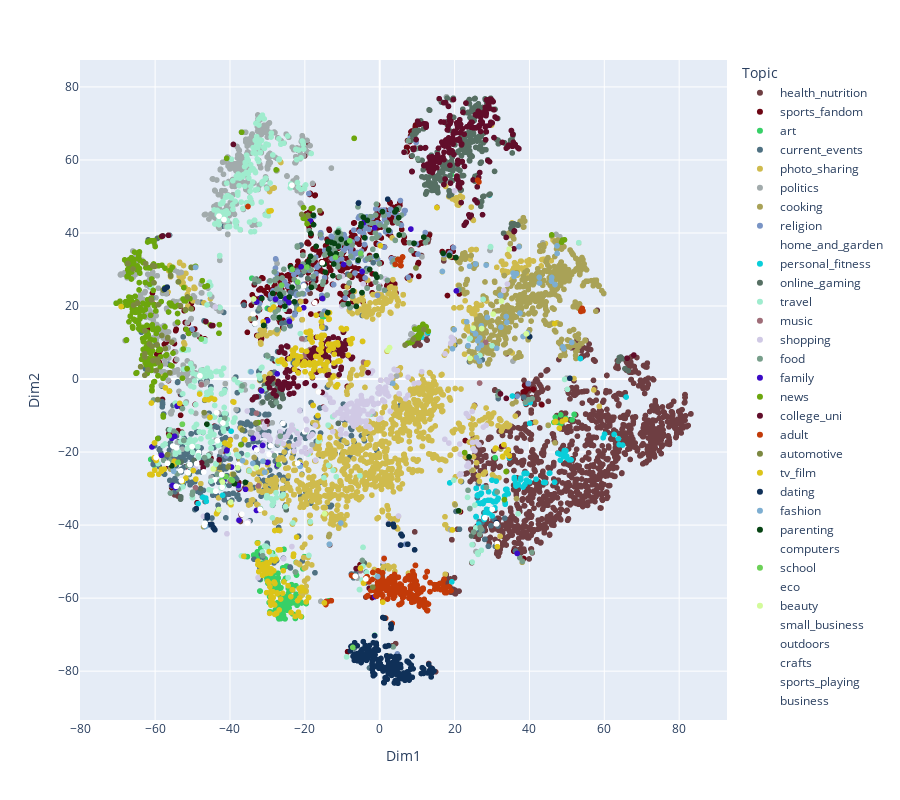

Source (notebook cell):
### Code cell
#Let's create an interactive visualization using plotly based on the customer topics which we assumed earlier

import plotly.express as px
import random
# convert the t-SNE results to a DataFrame
tsne_df = pd.DataFrame(data = tsne_results, columns = ['Dim1', 'Dim2'])

# add the county names to this DataFrame
tsne_df['Topic'] = df['topic'].values

topic_counts = df['topic'].value_counts()


# Get the top 75% topics by count
top_topics = topic_counts.index[:round(len(df['topic'].unique())*0.75)]

# Create a dictionary to map topic to color
color_map = {topic: 'white' if topic not in top_topics else "#{:06x}".format(random.randint(0, 0xFFFFFF)) for topic in tsne_df['Topic'].unique() if topic != 'white'}

# Create an interactive plot and color the points based on the color map
fig = px.scatter(tsne_df, x='Dim1', y='Dim2', hover_data=['Topic'], color='Topic', color_discrete_map=color_map)

# Set the height of the plot to elongate it
fig.update_layout(height=800)

# Show the plot
fig.show()

### Figure 1 — Plotly figure (JSON) as saved in the notebook; plotly's stock layout.template omitted (floating-point values rounded to 4 significant figures; data arrays with more than 128 entries replaced by an {"elided": "..."} marker saying what was removed)
{"data": [{"customdata": {"elided": "1272x1 str values"}, "hovertemplate": "Topic=%{customdata[0]}<br>Dim1=%{x}<br>Dim2=%{y}<extra></extra>", "legendgroup": "health_nutrition", "marker": {"color": "#6e3e42", "symbol": "circle"}, "mode": "markers", "name": "health_nutrition", "showlegend": true, "type": "scattergl", "x": {"elided": "1272 float values"}, "xaxis": "x", "y": {"elided": "1272 float values"}, "yaxis": "y"}, {"customdata": {"elided": "471x1 str values"}, "hovertemplate": "Topic=%{customdata[0]}<br>Dim1=%{x}<br>Dim2=%{y}<extra></extra>", "legendgroup": "sports_fandom", "marker": {"color": "#6d0513", "symbol": "circle"}, "mode": "markers", "name": "sports_fandom", "showlegend": true, "type": "scattergl", "x": {"elided": "471 float values"}, "xaxis": "x", "y": {"elided": "471 float values"}, "yaxis": "y"}, {"customdata": {"elided": "150x1 str values"}, "hovertemplate": "Topic=%{customdata[0]}<br>Dim1=%{x}<br>Dim2=%{y}<extra></extra>", "legendgroup": "art", "marker": {"color": "#37d067", "symbol": "circle"}, "mode": "markers", "name": "art", "showlegend": true, "type": "scattergl", "x": {"elided": "150 float values"}, "xaxis": "x", "y": {"elided": "150 float values"}, "yaxis": "y"}, {"customdata": {"elided": "507x1 str values"}, "hovertemplate": "Topic=%{customdata[0]}<br>Dim1=%{x}<br>Dim2=%{y}<extra></extra>", "legendgroup": "current_events", "marker": {"color": "#4f7182", "symbol": "circle"}, "mode": "markers", "name": "current_events", "showlegend": true, "type": "scattergl", "x": {"elided": "507 float values"}, "xaxis": "x", "y": {"elided": "507 float values"}, "yaxis": "y"}, {"customdata": {"elided": "1254x1 str values"}, "hovertemplate": "Topic=%{customdata[0]}<br>Dim1=%{x}<br>Dim2=%{y}<extra></extra>", "legendgroup": "photo_sharing", "marker": {"color": "#cfbb4d", "symbol": "circle"}, "mode": "markers", "name": "photo_sharing", "showlegend": true, "type": "scattergl", "x": {"elided": "1254 float values"}, "xaxis": "x", "y": {"elided": "1254 float values"}, "yaxis": "y"}, {"customdata": {"elided": "549x1 str values"}, "hovertemplate": "Topic=%{customdata[0]}<br>Dim1=%{x}<br>Dim2=%{y}<extra></extra>", "legendgroup": "politics", "marker": {"color": "#a2abac", "symbol": "circle"}, "mode": "markers", "name": "politics", "showlegend": true, "type": "scattergl", "x": {"elided": "549 float values"}, "xaxis": "x", "y": {"elided": "549 float values"}, "yaxis": "y"}, {"customdata": {"elided": "604x1 str values"}, "hovertemplate": "Topic=%{customdata[0]}<br>Dim1=%{x}<br>Dim2=%{y}<extra></extra>", "legendgroup": "cooking", "marker": {"color": "#a9a257", "symbol": "circle"}, "mode": "markers", "name": "cooking", "showlegend": true, "type": "scattergl", "x": {"elided": "604 float values"}, "xaxis": "x", "y": {"elided": "604 float values"}, "yaxis": "y"}, {"customdata": {"elided": "154x1 str values"}, "hovertemplate": "Topic=%{customdata[0]}<br>Dim1=%{x}<br>Dim2=%{y}<extra></extra>", "legendgroup": "religion", "marker": {"color": "#7994c5", "symbol": "circle"}, "mode": "markers", "name": "religion", "showlegend": true, "type": "scattergl", "x": {"elided": "154 float values"}, "xaxis": "x", "y": {"elided": "154 float values"}, "yaxis": "y"}, {"customdata": [["home_and_garden"], ["home_and_garden"], ["home_and_garden"], ["home_and_garden"], ["home_and_garden"], ["home_and_garden"], ["home_and_garden"], ["home_and_garden"], ["home_and_garden"], ["home_and_garden"], ["home_and_garden"], ["home_and_garden"]], "hovertemplate": "Topic=%{customdata[0]}<br>Dim1=%{x}<br>Dim2=%{y}<extra></extra>", "legendgroup": "home_and_garden", "marker": {"color": "white", "symbol": "circle"}, "mode": "markers", "name": "home_and_garden", "showlegend": true, "type": "scattergl", "x": [-33.79, -20.04, -48.36, -27.83, -53.8, -53.78, -37.63, -32.88, -3.136, -29.17, -44.13, 31.39], "xaxis": "x", "y": [17.77, -14.45, -20.14, -20.58, -29.64, -29.66, -23.37, -16.02, -52.96, -18.29, -27.62, -45.04], "yaxis": "y"}, {"customdata": [["personal_fitness"], ["personal_fitness"], ["personal_fitness"], ["personal_fitness"], ["personal_fitness"], ["personal_fitness"], ["personal_fitness"], ["personal_fitness"], ["personal_fitness"], ["personal_fitness"], ["personal_fitness"], ["personal_fitness"], ["personal_fitness"], ["personal_fitness"], ["personal_fitness"], ["personal_fitness"], ["personal_fitness"], ["personal_fitness"], ["personal_fitness"], ["personal_fitness"], ["personal_fitness"], ["personal_fitness"], ["personal_fitness"], ["personal_fitness"], ["personal_fitness"], ["personal_fitness"], ["personal_fitness"], ["personal_fitness"], ["personal_fitness"], ["personal_fitness"], ["personal_fitness"], ["personal_fitness"], ["personal_fitness"], ["personal_fitness"], ["personal_fitness"], ["personal_fitness"], ["personal_fitness"], ["personal_fitness"], ["personal_fitness"], ["personal_fitness"], ["personal_fitness"], ["personal_fitness"], ["personal_fitness"], ["personal_fitness"], ["personal_fitness"], ["personal_fitness"], ["personal_fitness"], ["personal_fitness"], ["personal_fitness"], ["personal_fitness"], ["personal_fitness"], ["personal_fitness"], ["personal_fitness"], ["personal_fitness"], ["personal_fitness"], ["personal_fitness"], ["personal_fitness"], ["personal_fitness"], ["personal_fitness"], ["personal_fitness"], ["personal_fitness"], ["personal_fitness"], ["personal_fitness"], ["personal_fitness"], ["personal_fitness"], ["personal_fitness"], ["personal_fitness"], ["personal_fitness"], ["personal_fitness"], ["personal_fitness"], ["personal_fitness"], ["personal_fitness"], ["personal_fitness"], ["personal_fitness"], ["personal_fitness"], ["personal_fitness"], ["personal_fitness"], ["personal_fitness"], ["personal_fitness"], ["personal_fitness"], ["personal_fitness"], ["personal_fitness"], ["personal_fitness"], ["personal_fitness"], ["personal_fitness"], ["personal_fitness"], ["personal_fitness"], ["personal_fitness"], ["personal_fitness"], ["personal_fitness"], ["personal_fitness"], ["personal_fitness"], ["personal_fitness"], ["personal_fitness"], ["personal_fitness"], ["personal_fitness"], ["personal_fitness"], ["personal_fitness"], ["personal_fitness"], ["personal_fitness"], ["personal_fitness"], ["personal_fitness"], ["personal_fitness"], ["personal_fitness"], ["personal_fitness"], ["personal_fitness"], ["personal_fitness"], ["personal_fitness"]], "hovertemplate": "Topic=%{customdata[0]}<br>Dim1=%{x}<br>Dim2=%{y}<extra></extra>", "legendgroup": "personal_fitness", "marker": {"color": "#09ceda", "symbol": "circle"}, "mode": "markers", "name": "personal_fitness", "showlegend": true, "type": "scattergl", "x": [34.1, 38.99, 45.44, 33.39, 30.72, 27.89, 27.29, 31.46, 26.46, 30.95, -41.98, 28.96, 65.83, 29.36, 25.77, 25.72, 49.92, 38.58, 27.01, 31.11, 31.63, 37.07, 26.89, 50.58, -46.47, 51.12, 40.0, 29.04, 37.69, 26.2, 33.37, 43.8, 28.25, 49.73, 27.67, 30.78, 49.1, 31.0, 36.41, 29.97, 33.99, 33.53, 30.39, 38.86, 26.1, 38.29, 35.98, 40.2, 29.66, -47.27, 48.24, 26.88, 44.21, 19.27, 11.23, 46.7, 64.88, 28.96, 30.56, 47.62, 49.33, 60.07, -46.33, 30.31, 39.28, 27.62, 35.46, 18.71, 53.61, 62.62, -48.53, 63.78, 63.97, 26.3, 40.06, 33.52, 30.73, 26.28, 29.19, 28.54, 34.26, 29.08, 25.77, 30.82, 30.39, 33.66, 45.33, 41.77, 38.8, 49.26, 25.77, 39.32, 30.91, 28.06, 48.14, 50.11, 27.17, -39.7, 30.03, 59.69, 37.6, 12.89, 36.31, 27.85, 49.75, 34.64, 35.98, 39.19], "xaxis": "x", "y": [-31.04, -6.602, -25.74, -32.03, -35.41, -38.46, -33.91, -33.11, -39.72, -33.63, -31.84, -35.78, -4.928, 50.38, -29.94, -37.65, -21.1, -25.88, -31.32, -27.96, -32.65, -28.99, -34.08, -22.13, -32.6, -22.14, -28.16, -36.65, -27.13, -31.97, -32.02, -28.31, -36.58, -21.02, -29.66, -35.25, -21.26, -30.7, -29.3, -27.69, -30.22, -33.96, -33.55, -25.77, -31.83, -29.58, -26.98, -6.428, -33.24, -32.39, -22.22, -31.63, -28.34, -55.54, 11.46, -28.26, -18.08, -33.2, -33.53, -20.36, -19.57, -15.08, -33.48, -35.54, -27.7, -34.1, -4.649, -28.44, 5.617, -15.17, -34.12, -16.39, -17.97, -33.96, -12.14, -34.28, -31.28, -31.7, -36.37, -35.68, -31.41, -30.87, -37.77, -31.34, -33.67, -30.23, -25.82, -27.43, -28.87, -19.83, -29.91, -25.87, -31.29, -33.38, -20.6, -21.71, -31.27, -14.29, -37.47, -16.08, -27.63, 12.7, -28.53, -37.78, -19.66, -21.59, -27.42, -27.73], "yaxis": "y"}, {"customdata": {"elided": "321x1 str values"}, "hovertemplate": "Topic=%{customdata[0]}<br>Dim1=%{x}<br>Dim2=%{y}<extra></extra>", "legendgroup": "online_gaming", "marker": {"color": "#566f63", "symbol": "circle"}, "mode": "markers", "name": "online_gaming", "showlegend": true, "type": "scattergl", "x": {"elided": "321 float values"}, "xaxis": "x", "y": {"elided": "321 float values"}, "yaxis": "y"}, {"customdata": {"elided": "402x1 str values"}, "hovertemplate": "Topic=%{customdata[0]}<br>Dim1=%{x}<br>Dim2=%{y}<extra></extra>", "legendgroup": "travel", "marker": {"color": "#9fecce", "symbol": "circle"}, "mode": "markers", "name": "travel", "showlegend": true, "type": "scattergl", "x": {"elided": "402 float values"}, "xaxis": "x", "y": {"elided": "402 float values"}, "yaxis": "y"}, {"customdata": [["music"], ["music"], ["music"], ["music"], ["music"], ["music"], ["music"], ["music"], ["music"], ["music"], ["music"], ["music"], ["music"], ["music"], ["music"], ["music"], ["music"], ["music"], ["music"], ["music"], ["music"], ["music"], ["music"], ["music"], ["music"], ["music"], ["music"], ["music"], ["music"], ["music"], ["music"], ["music"], ["music"], ["music"], ["music"], ["music"], ["music"], ["music"], ["music"]], "hovertemplate": "Topic=%{customdata[0]}<br>Dim1=%{x}<br>Dim2=%{y}<extra></extra>", "legendgroup": "music", "marker": {"color": "#9f6d78", "symbol": "circle"}, "mode": "markers", "name": "music", "showlegend": true, "type": "scattergl", "x": [-4.316, -49.22, -20.1, -47.65, -20.77, -32.41, 33.0, -15.62, -39.93, -12.69, -5.169, -39.92, 32.97, 33.2, -20.93, -22.05, -18.13, -13.6, -19.41, -8.463, -18.6, -11.92, -25.72, -17.85, -56.48, -17.51, 26.68, -31.33, 28.32, -54.74, -30.21, -15.46, -54.89, -11.57, -56.6, -17.54, -19.85, -32.92, -15.03], "xaxis": "x", "y": [4.632, -29.76, 5.376, -1.583, 11.03, -29.26, -18.22, 5.338, -16.57, 7.552, -52.53, -27.97, -18.28, -18.39, 5.056, 4.73, 6.392, 10.89, 4.876, 9.799, 8.07, 3.66, 7.214, -7.214, -22.95, 4.518, -1.099, -11.73, 10.06, -29.38, -12.47, 14.67, -22.34, 8.325, 10.93, 6.439, 6.747, -9.34, 2.712], "yaxis": "y"}, {"customdata": {"elided": "232x1 str values"}, "hovertemplate": "Topic=%{customdata[0]}<br>Dim1=%{x}<br>Dim2=%{y}<extra></extra>", "legendgroup": "shopping", "marker": {"color": "#d0c9e5", "symbol": "circle"}, "mode": "markers", "name": "shopping", "showlegend": true, "type": "scattergl", "x": {"elided": "232 float values"}, "xaxis": "x", "y": {"elided": "232 float values"}, "yaxis": "y"}, {"customdata": {"elided": "186x1 str values"}, "hovertemplate": "Topic=%{customdata[0]}<br>Dim1=%{x}<br>Dim2=%{y}<extra></extra>", "legendgroup": "food", "marker": {"color": "#779e8a", "symbol": "circle"}, "mode": "markers", "name": "food", "showlegend": true, "type": "scattergl", "x": {"elided": "186 float values"}, "xaxis": "x", "y": {"elided": "186 float values"}, "yaxis": "y"}, {"customdata": [["family"], ["family"], ["family"], ["family"], ["family"], ["family"], ["family"], ["family"], ["family"], ["family"], ["family"], ["family"], ["family"], ["family"], ["family"], ["family"], ["family"], ["family"], ["family"], ["family"], ["family"], ["family"], ["family"], ["family"], ["family"], ["family"], ["family"], ["family"], ["family"], ["family"], ["family"], ["family"], ["family"], ["family"], ["family"], ["family"], ["family"], ["family"], ["family"], ["family"], ["family"], ["family"], ["family"], ["family"], ["family"], ["family"]], "hovertemplate": "Topic=%{customdata[0]}<br>Dim1=%{x}<br>Dim2=%{y}<extra></extra>", "legendgroup": "family", "marker": {"color": "#3a09c6", "symbol": "circle"}, "mode": "markers", "name": "family", "showlegend": true, "type": "scattergl", "x": [-31.56, -4.336, -41.61, -21.24, -18.52, -40.8, -54.78, -1.318, -24.5, -24.12, -27.31, -40.86, -22.01, -29.92, -31.63, 20.47, -15.29, -33.36, -27.84, -54.59, -54.15, -32.84, -55.53, -32.92, -55.46, -4.709, -33.84, 5.57, -39.6, -37.58, -24.25, -25.06, -31.28, 8.321, -58.31, -21.0, 36.73, -55.36, -30.02, -37.76, -60.84, -27.4, -35.85, -1.315, -9.637, -20.31], "xaxis": "x", "y": [-3.263, 42.81, -27.71, -23.69, 43.25, -19.44, -15.67, -59.62, 22.04, 15.79, -23.63, -19.66, 26.47, 16.01, 22.3, 24.14, 22.07, -18.83, 21.86, -29.7, -7.407, 21.13, -16.21, -35.98, -16.05, 29.4, -16.25, -45.48, -24.11, -38.66, 20.94, 21.99, -18.18, 41.07, -20.88, 30.75, -47.76, -29.13, -22.85, -29.14, -18.59, 1.421, -30.21, 41.4, 31.36, 19.53], "yaxis": "y"}, {"customdata": {"elided": "276x1 str values"}, "hovertemplate": "Topic=%{customdata[0]}<br>Dim1=%{x}<br>Dim2=%{y}<extra></extra>", "legendgroup": "news", "marker": {"color": "#6ca60d", "symbol": "circle"}, "mode": "markers", "name": "news", "showlegend": true, "type": "scattergl", "x": {"elided": "276 float values"}, "xaxis": "x", "y": {"elided": "276 float values"}, "yaxis": "y"}, {"customdata": {"elided": "370x1 str values"}, "hovertemplate": "Topic=%{customdata[0]}<br>Dim1=%{x}<br>Dim2=%{y}<extra></extra>", "legendgroup": "college_uni", "marker": {"color": "#610d2a", "symbol": "circle"}, "mode": "markers", "name": "college_uni", "showlegend": true, "type": "scattergl", "x": {"elided": "370 float values"}, "xaxis": "x", "y": {"elided": "370 float values"}, "yaxis": "y"}, {"customdata": {"elided": "210x1 str values"}, "hovertemplate": "Topic=%{customdata[0]}<br>Dim1=%{x}<br>Dim2=%{y}<extra></extra>", "legendgroup": "adult", "marker": {"color": "#c23a08", "symbol": "circle"}, "mode": "markers", "name": "adult", "showlegend": true, "type": "scattergl", "x": {"elided": "210 float values"}, "xaxis": "x", "y": {"elided": "210 float values"}, "yaxis": "y"}, {"customdata": [["automotive"], ["automotive"], ["automotive"], ["automotive"], ["automotive"], ["automotive"], ["automotive"], ["automotive"], ["automotive"], ["automotive"], ["automotive"], ["automotive"], ["automotive"], ["automotive"], ["automotive"], ["automotive"], ["automotive"], ["automotive"], ["automotive"], ["automotive"], ["automotive"], ["automotive"], ["automotive"], ["automotive"], ["automotive"], ["automotive"], ["automotive"], ["automotive"], ["automotive"], ["automotive"], ["automotive"], ["automotive"], ["automotive"], ["automotive"], ["automotive"], ["automotive"], ["automotive"], ["automotive"], ["automotive"], ["automotive"], ["automotive"], ["automotive"], ["automotive"], ["automotive"], ["automotive"], ["automotive"], ["automotive"], ["automotive"], ["automotive"], ["automotive"], ["automotive"], ["automotive"], ["automotive"]], "hovertemplate": "Topic=%{customdata[0]}<br>Dim1=%{x}<br>Dim2=%{y}<extra></extra>", "legendgroup": "automotive", "marker": {"color": "#7c8841", "symbol": "circle"}, "mode": "markers", "name": "automotive", "showlegend": true, "type": "scattergl", "x": [-50.18, -50.37, -51.39, -59.2, -39.05, -56.6, -60.78, -61.92, -36.72, -63.87, -20.84, -64.68, -16.02, -57.86, -60.3, -59.36, -65.9, -51.94, 8.97, -46.9, -53.82, -62.78, -53.26, -60.59, -60.13, -62.73, 9.687, -55.88, -55.53, -61.56, -62.73, -56.07, -62.76, -55.8, -58.23, 6.77, -56.69, -62.51, -59.3, -33.07, -59.49, -40.51, -60.98, -59.69, -59.17, -67.28, -19.05, -1.89, -60.69, -8.051, 11.79, -57.28, -65.77], "xaxis": "x", "y": [30.55, 19.21, 22.49, 20.34, -26.06, 11.35, 8.962, 2.521, -13.94, 3.381, 45.09, 20.8, 46.1, 24.39, 26.36, 5.43, 30.13, 19.01, 10.88, -9.208, 26.62, 6.947, 20.06, 5.051, 30.83, 13.25, 30.42, 28.44, 10.08, 9.597, 6.033, 1.721, 1.028, 28.22, 11.93, 9.305, -20.7, 31.61, -5.63, -12.03, 9.451, -24.08, 21.69, 2.329, 4.515, 31.65, 44.71, -57.0, 31.08, 28.37, 13.57, 8.329, 20.25], "yaxis": "y"}, {"customdata": {"elided": "255x1 str values"}, "hovertemplate": "Topic=%{customdata[0]}<br>Dim1=%{x}<br>Dim2=%{y}<extra></extra>", "legendgroup": "tv_film", "marker": {"color": "#dcc419", "symbol": "circle"}, "mode": "markers", "name": "tv_film", "showlegend": true, "type": "scattergl", "x": {"elided": "255 float values"}, "xaxis": "x", "y": {"elided": "255 float values"}, "yaxis": "y"}, {"customdata": {"elided": "212x1 str values"}, "hovertemplate": "Topic=%{customdata[0]}<br>Dim1=%{x}<br>Dim2=%{y}<extra></extra>", "legendgroup": "dating", "marker": {"color": "#0f3058", "symbol": "circle"}, "mode": "markers", "name": "dating", "showlegend": true, "type": "scattergl", "x": {"elided": "212 float values"}, "xaxis": "x", "y": {"elided": "212 float values"}, "yaxis": "y"}, {"customdata": [["fashion"], ["fashion"], ["fashion"], ["fashion"], ["fashion"], ["fashion"], ["fashion"], ["fashion"], ["fashion"], ["fashion"], ["fashion"], ["fashion"], ["fashion"], ["fashion"], ["fashion"], ["fashion"], ["fashion"], ["fashion"], ["fashion"], ["fashion"], ["fashion"], ["fashion"], ["fashion"], ["fashion"], ["fashion"], ["fashion"], ["fashion"], ["fashion"], ["fashion"], ["fashion"], ["fashion"], ["fashion"], ["fashion"], ["fashion"], ["fashion"], ["fashion"], ["fashion"], ["fashion"], ["fashion"], ["fashion"], ["fashion"], ["fashion"], ["fashion"], ["fashion"], ["fashion"], ["fashion"], ["fashion"], ["fashion"], ["fashion"], ["fashion"], ["fashion"], ["fashion"], ["fashion"], ["fashion"], ["fashion"]], "hovertemplate": "Topic=%{customdata[0]}<br>Dim1=%{x}<br>Dim2=%{y}<extra></extra>", "legendgroup": "fashion", "marker": {"color": "#7daed1", "symbol": "circle"}, "mode": "markers", "name": "fashion", "showlegend": true, "type": "scattergl", "x": [38.29, 47.36, 25.62, 26.66, 42.63, 26.32, -55.12, 23.24, 16.75, 32.24, 49.18, 45.88, 36.53, 42.69, 27.17, 24.83, 27.14, 35.62, -34.36, 33.98, 26.72, -10.39, -46.53, -55.03, -36.65, 39.53, -49.2, -13.43, 31.25, 51.29, 25.6, 37.47, -30.73, 28.43, -21.27, 28.75, 19.44, 48.93, 37.21, 46.83, 19.91, 26.18, 32.35, 3.517, 33.79, -31.2, 47.39, 23.6, 32.38, 25.8, 24.02, 45.95, -0.5539, 35.89, -33.9], "xaxis": "x", "y": [11.65, 36.47, 31.51, 4.864, 27.85, 8.427, -24.97, 15.68, 29.47, 22.96, 8.268, 26.81, 28.83, 26.3, 9.289, 13.38, 14.58, 29.02, 1.973, 15.52, 11.25, -39.42, -40.36, -25.25, -22.35, 12.61, 30.58, -45.24, 8.412, 10.02, 12.4, 18.05, -25.53, 31.2, -23.92, 16.88, 8.299, 8.844, 36.22, 25.88, 13.53, 10.46, 22.83, -1.16, 17.12, -22.53, 34.39, 9.15, 14.2, 5.87, 30.88, 27.82, -54.08, 28.09, -23.12], "yaxis": "y"}, {"customdata": [["parenting"], ["parenting"], ["parenting"], ["parenting"], ["parenting"], ["parenting"], ["parenting"], ["parenting"], ["parenting"], ["parenting"], ["parenting"], ["parenting"], ["parenting"], ["parenting"], ["parenting"], ["parenting"], ["parenting"], ["parenting"], ["parenting"], ["parenting"], ["parenting"], ["parenting"], ["parenting"], ["parenting"], ["parenting"], ["parenting"], ["parenting"], ["parenting"], ["parenting"], ["parenting"], ["parenting"], ["parenting"], ["parenting"], ["parenting"], ["parenting"], ["parenting"], ["parenting"], ["parenting"], ["parenting"], ["parenting"], ["parenting"], ["parenting"], ["parenting"], ["parenting"], ["parenting"], ["parenting"], ["parenting"], ["parenting"], ["parenting"], ["parenting"], ["parenting"], ["parenting"], ["parenting"], ["parenting"], ["parenting"], ["parenting"], ["parenting"], ["parenting"], ["parenting"], ["parenting"], ["parenting"], ["parenting"], ["parenting"], ["parenting"], ["parenting"], ["parenting"], ["parenting"], ["parenting"], ["parenting"]], "hovertemplate": "Topic=%{customdata[0]}<br>Dim1=%{x}<br>Dim2=%{y}<extra></extra>", "legendgroup": "parenting", "marker": {"color": "#074414", "symbol": "circle"}, "mode": "markers", "name": "parenting", "showlegend": true, "type": "scattergl", "x": [-11.82, -8.418, -19.0, -10.3, 21.06, -14.54, -2.679, -4.958, -3.309, -7.154, 4.076, -17.68, -11.07, -31.48, 5.081, -23.42, -18.25, -5.743, -8.811, -19.19, -12.11, 16.94, -26.78, -0.7304, -35.94, -22.79, -13.88, -31.02, 9.165, -38.81, -28.58, -18.48, -16.99, -17.71, -5.027, -18.39, -13.67, -13.26, -1.14, -4.745, -26.45, -12.9, -26.73, -6.257, -11.66, -46.17, -12.51, -0.9403, -55.56, -11.16, 5.199, 23.87, -15.41, -25.37, -19.07, -23.83, -12.27, -13.9, 4.47, -4.354, 2.407, -24.17, 0.7348, 18.59, -13.58, -4.042, 20.37, -14.87, 11.77], "xaxis": "x", "y": [33.91, 20.62, 32.26, 38.3, -36.09, 29.26, 30.04, 42.56, 43.46, 24.19, 45.77, 42.26, 36.4, 22.1, 44.2, 25.14, 25.1, 32.54, 37.23, 31.0, 37.14, 34.42, 16.84, 27.88, -28.31, 21.14, 18.19, 14.69, 37.17, -28.67, 23.47, 33.62, 36.33, 44.86, 41.86, 39.86, 35.55, 34.36, 28.69, 23.67, 22.65, 37.44, 23.19, 19.91, 34.37, -12.36, 28.32, 33.78, -23.76, 40.2, 39.45, -21.33, 31.56, 19.98, 32.11, 30.68, 31.5, 37.57, 46.4, 44.33, 40.75, 22.47, 45.83, 33.84, 35.64, 38.73, 33.28, 31.46, 38.87], "yaxis": "y"}, {"customdata": [["computers"], ["computers"], ["computers"], ["computers"], ["computers"], ["computers"], ["computers"], ["computers"], ["computers"], ["computers"], ["computers"], ["computers"], ["computers"], ["computers"], ["computers"]], "hovertemplate": "Topic=%{customdata[0]}<br>Dim1=%{x}<br>Dim2=%{y}<extra></extra>", "legendgroup": "computers", "marker": {"color": "white", "symbol": "circle"}, "mode": "markers", "name": "computers", "showlegend": true, "type": "scattergl", "x": [-25.86, -51.21, -50.12, -46.83, -42.94, -43.55, -46.67, -6.512, -41.6, -55.26, -31.95, -35.34, -29.55, -48.03, -23.44], "xaxis": "x", "y": [-12.15, -25.67, -18.5, -40.04, 44.61, -9.216, -39.48, -53.99, 43.68, -18.35, -35.67, -39.45, -20.66, 0.8703, 53.07], "yaxis": "y"}, {"customdata": [["school"], ["school"], ["school"], ["school"], ["school"], ["school"], ["school"], ["school"], ["school"], ["school"], ["school"], ["school"], ["school"], ["school"], ["school"], ["school"], ["school"]], "hovertemplate": "Topic=%{customdata[0]}<br>Dim1=%{x}<br>Dim2=%{y}<extra></extra>", "legendgroup": "school", "marker": {"color": "#6cd157", "symbol": "circle"}, "mode": "markers", "name": "school", "showlegend": true, "type": "scattergl", "x": [-8.009, -39.34, -19.43, -41.07, -23.35, -27.0, -11.83, -56.25, -47.67, -39.67, -7.198, -26.23, -42.26, -52.71, -21.93, -5.088, -53.89], "xaxis": "x", "y": [37.85, -27.79, 30.66, -26.74, 30.03, -23.49, 33.34, -15.56, 10.96, -27.52, -73.48, 25.71, -27.79, -12.36, 26.55, 34.42, -22.82], "yaxis": "y"}, {"customdata": [["eco"], ["eco"], ["eco"], ["eco"], ["eco"], ["eco"]], "hovertemplate": "Topic=%{customdata[0]}<br>Dim1=%{x}<br>Dim2=%{y}<extra></extra>", "legendgroup": "eco", "marker": {"color": "white", "symbol": "circle"}, "mode": "markers", "name": "eco", "showlegend": true, "type": "scattergl", "x": [-54.37, -3.694, -50.7, -42.1, -32.87, -54.29], "xaxis": "x", "y": [-29.37, -54.74, -23.44, -29.62, -19.44, -18.83], "yaxis": "y"}, {"customdata": [["beauty"], ["beauty"], ["beauty"], ["beauty"], ["beauty"], ["beauty"], ["beauty"], ["beauty"], ["beauty"], ["beauty"], ["beauty"], ["beauty"], ["beauty"], ["beauty"], ["beauty"], ["beauty"], ["beauty"]], "hovertemplate": "Topic=%{customdata[0]}<br>Dim1=%{x}<br>Dim2=%{y}<extra></extra>", "legendgroup": "beauty", "marker": {"color": "#d3fb9b", "symbol": "circle"}, "mode": "markers", "name": "beauty", "showlegend": true, "type": "scattergl", "x": [34.61, 32.54, -39.77, -37.92, 39.17, -14.74, 2.635, 2.128, -33.71, 24.95, 30.31, 24.13, 27.25, -32.96, -43.02, -44.47, -41.99], "xaxis": "x", "y": [35.57, 21.34, -33.7, -24.32, 12.37, -36.86, 8.624, 7.845, 21.92, 13.93, 17.79, 5.679, 13.82, -24.25, -35.73, -24.62, -28.2], "yaxis": "y"}, {"customdata": [["small_business"]], "hovertemplate": "Topic=%{customdata[0]}<br>Dim1=%{x}<br>Dim2=%{y}<extra></extra>", "legendgroup": "small_business", "marker": {"color": "white", "symbol": "circle"}, "mode": "markers", "name": "small_business", "showlegend": true, "type": "scattergl", "x": [-59.74], "xaxis": "x", "y": [-21.5], "yaxis": "y"}, {"customdata": [["outdoors"], ["outdoors"], ["outdoors"], ["outdoors"]], "hovertemplate": "Topic=%{customdata[0]}<br>Dim1=%{x}<br>Dim2=%{y}<extra></extra>", "legendgroup": "outdoors", "marker": {"color": "white", "symbol": "circle"}, "mode": "markers", "name": "outdoors", "showlegend": true, "type": "scattergl", "x": [31.23, -48.9, 28.11, 30.06], "xaxis": "x", "y": [-39.64, -23.17, -37.96, -35.69], "yaxis": "y"}, {"customdata": [["crafts"], ["crafts"], ["crafts"], ["crafts"]], "hovertemplate": "Topic=%{customdata[0]}<br>Dim1=%{x}<br>Dim2=%{y}<extra></extra>", "legendgroup": "crafts", "marker": {"color": "white", "symbol": "circle"}, "mode": "markers", "name": "crafts", "showlegend": true, "type": "scattergl", "x": [-42.21, -17.35, -20.28, -15.37], "xaxis": "x", "y": [-26.17, 20.88, 25.49, 31.83], "yaxis": "y"}, {"customdata": [["sports_playing"], ["sports_playing"], ["sports_playing"], ["sports_playing"], ["sports_playing"], ["sports_playing"], ["sports_playing"], ["sports_playing"]], "hovertemplate": "Topic=%{customdata[0]}<br>Dim1=%{x}<br>Dim2=%{y}<extra></extra>", "legendgroup": "sports_playing", "marker": {"color": "white", "symbol": "circle"}, "mode": "markers", "name": "sports_playing", "showlegend": true, "type": "scattergl", "x": [-53.15, -43.82, -21.94, -33.34, -43.35, -56.68, -36.84, -52.97], "xaxis": "x", "y": [-25.14, -30.73, -23.04, 15.2, -16.88, -23.07, -37.02, -27.84], "yaxis": "y"}, {"customdata": [["business"], ["business"], ["business"]], "hovertemplate": "Topic=%{customdata[0]}<br>Dim1=%{x}<br>Dim2=%{y}<extra></extra>", "legendgroup": "business", "marker": {"color": "white", "symbol": "circle"}, "mode": "markers", "name": "business", "showlegend": true, "type": "scattergl", "x": [-41.9, -16.34, -47.03], "xaxis": "x", "y": [-12.04, -3.528, -25.44], "yaxis": "y"}], "layout": {"height": 800, "legend": {"title": {"text": "Topic"}, "tracegroupgap": 0}, "margin": {"t": 60}, "xaxis": {"anchor": "y", "domain": [0, 1], "title": {"text": "Dim1"}}, "yaxis": {"anchor": "x", "domain": [0, 1], "title": {"text": "Dim2"}}}}
